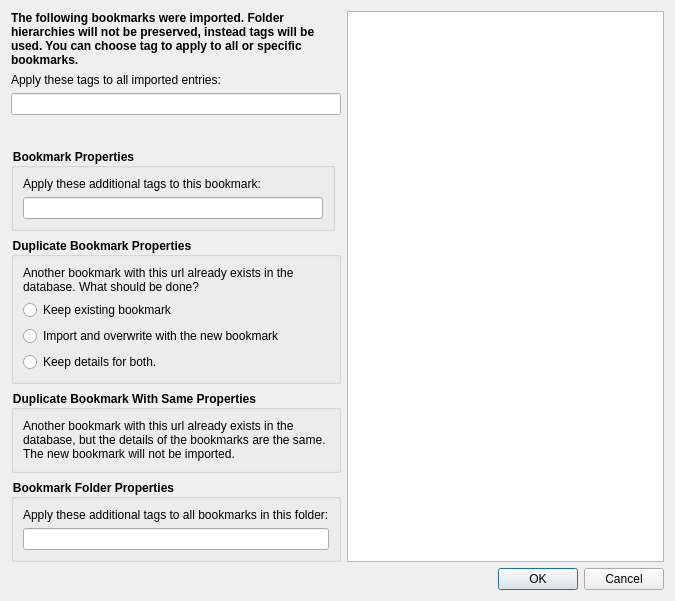
<?xml version="1.0" encoding="UTF-8"?>
<ui version="4.0">
 <class>ImportedBookmarksPreviewDialog</class>
 <widget class="QDialog" name="ImportedBookmarksPreviewDialog">
  <property name="geometry">
   <rect>
    <x>0</x>
    <y>0</y>
    <width>675</width>
    <height>601</height>
   </rect>
  </property>
  <property name="windowTitle">
   <string>Import Bookmarks</string>
  </property>
  <layout class="QGridLayout" name="gridLayout" columnstretch="0,0,1">
   <item row="0" column="0" colspan="2">
    <widget class="QLabel" name="label">
     <property name="styleSheet">
      <string notr="true">QLabel { font-weight: bold; }</string>
     </property>
     <property name="text">
      <string>The following bookmarks were imported. Folder hierarchies will not be preserved, instead tags will be used. You can choose tag to apply to all or specific bookmarks.</string>
     </property>
     <property name="wordWrap">
      <bool>true</bool>
     </property>
    </widget>
   </item>
   <item row="0" column="2" rowspan="8">
    <widget class="QTreeWidget" name="twBookmarks">
     <attribute name="headerVisible">
      <bool>false</bool>
     </attribute>
     <column>
      <property name="text">
       <string notr="true">1</string>
      </property>
     </column>
    </widget>
   </item>
   <item row="1" column="0" colspan="2">
    <widget class="QLabel" name="label_2">
     <property name="text">
      <string>Apply these tags to all imported entries:</string>
     </property>
     <property name="buddy">
      <cstring>leTagsForAll</cstring>
     </property>
    </widget>
   </item>
   <item row="2" column="0" colspan="2">
    <widget class="TagLineEdit" name="leTagsForAll"/>
   </item>
   <item row="3" column="0">
    <spacer name="verticalSpacer">
     <property name="orientation">
      <enum>Qt::Vertical</enum>
     </property>
     <property name="sizeHint" stdset="0">
      <size>
       <width>20</width>
       <height>80</height>
      </size>
     </property>
    </spacer>
   </item>
   <item row="4" column="0">
    <widget class="QGroupBox" name="groupBox_2">
     <property name="styleSheet">
      <string notr="true">QGroupBox { font-weight: bold; }</string>
     </property>
     <property name="title">
      <string>Bookmark Properties</string>
     </property>
     <layout class="QVBoxLayout" name="verticalLayout_2">
      <item>
       <widget class="QLabel" name="label_4">
        <property name="text">
         <string>Apply these additional tags to this bookmark:</string>
        </property>
        <property name="buddy">
         <cstring>leTagsForBookmark</cstring>
        </property>
       </widget>
      </item>
      <item>
       <widget class="TagLineEdit" name="leTagsForBookmark"/>
      </item>
     </layout>
    </widget>
   </item>
   <item row="5" column="0" colspan="2">
    <widget class="QGroupBox" name="groupBox_3">
     <property name="styleSheet">
      <string notr="true">QGroupBox { font-weight: bold; }</string>
     </property>
     <property name="title">
      <string>Duplicate Bookmark Properties</string>
     </property>
     <layout class="QVBoxLayout" name="verticalLayout_3">
      <item>
       <widget class="QLabel" name="label_5">
        <property name="text">
         <string>Another bookmark with this url already exists in the database. What should be done?</string>
        </property>
        <property name="wordWrap">
         <bool>true</bool>
        </property>
        <property name="buddy">
         <cstring>optKeep</cstring>
        </property>
       </widget>
      </item>
      <item>
       <widget class="QRadioButton" name="optKeep">
        <property name="text">
         <string>Keep existing bookmark</string>
        </property>
       </widget>
      </item>
      <item>
       <widget class="QRadioButton" name="optOverwrite">
        <property name="text">
         <string>Import and overwrite with the new bookmark</string>
        </property>
       </widget>
      </item>
      <item>
       <widget class="QRadioButton" name="optAppend">
        <property name="text">
         <string>Keep details for both.</string>
        </property>
       </widget>
      </item>
     </layout>
    </widget>
   </item>
   <item row="6" column="0" colspan="2">
    <widget class="QGroupBox" name="groupBox_4">
     <property name="styleSheet">
      <string notr="true">QGroupBox { font-weight: bold; }</string>
     </property>
     <property name="title">
      <string>Duplicate Bookmark With Same Properties</string>
     </property>
     <layout class="QVBoxLayout" name="verticalLayout">
      <item>
       <widget class="QLabel" name="label_6">
        <property name="text">
         <string>Another bookmark with this url already exists in the database, but the details of the bookmarks are the same. The new bookmark will not be imported.</string>
        </property>
        <property name="wordWrap">
         <bool>true</bool>
        </property>
       </widget>
      </item>
     </layout>
    </widget>
   </item>
   <item row="7" column="0" colspan="2">
    <widget class="QGroupBox" name="groupBox">
     <property name="styleSheet">
      <string notr="true">QGroupBox { font-weight: bold; }</string>
     </property>
     <property name="title">
      <string>Bookmark Folder Properties</string>
     </property>
     <layout class="QVBoxLayout" name="verticalLayout_4">
      <item>
       <widget class="QLabel" name="label_3">
        <property name="text">
         <string>Apply these additional tags to all bookmarks in this folder:</string>
        </property>
        <property name="buddy">
         <cstring>leTagsForFolder</cstring>
        </property>
       </widget>
      </item>
      <item>
       <widget class="TagLineEdit" name="leTagsForFolder"/>
      </item>
     </layout>
    </widget>
   </item>
   <item row="8" column="0" colspan="3">
    <widget class="QDialogButtonBox" name="buttonBox">
     <property name="orientation">
      <enum>Qt::Horizontal</enum>
     </property>
     <property name="standardButtons">
      <set>QDialogButtonBox::Cancel|QDialogButtonBox::Ok</set>
     </property>
    </widget>
   </item>
  </layout>
 </widget>
 <customwidgets>
  <customwidget>
   <class>TagLineEdit</class>
   <extends>QLineEdit</extends>
   <header>TagLineEdit.h</header>
  </customwidget>
 </customwidgets>
 <tabstops>
  <tabstop>leTagsForAll</tabstop>
  <tabstop>twBookmarks</tabstop>
  <tabstop>leTagsForBookmark</tabstop>
  <tabstop>optKeep</tabstop>
  <tabstop>optOverwrite</tabstop>
  <tabstop>optAppend</tabstop>
  <tabstop>leTagsForFolder</tabstop>
 </tabstops>
 <resources/>
 <connections>
  <connection>
   <sender>buttonBox</sender>
   <signal>accepted()</signal>
   <receiver>ImportedBookmarksPreviewDialog</receiver>
   <slot>accept()</slot>
   <hints>
    <hint type="sourcelabel">
     <x>248</x>
     <y>254</y>
    </hint>
    <hint type="destinationlabel">
     <x>157</x>
     <y>274</y>
    </hint>
   </hints>
  </connection>
  <connection>
   <sender>buttonBox</sender>
   <signal>rejected()</signal>
   <receiver>ImportedBookmarksPreviewDialog</receiver>
   <slot>reject()</slot>
   <hints>
    <hint type="sourcelabel">
     <x>316</x>
     <y>260</y>
    </hint>
    <hint type="destinationlabel">
     <x>286</x>
     <y>274</y>
    </hint>
   </hints>
  </connection>
 </connections>
</ui>
